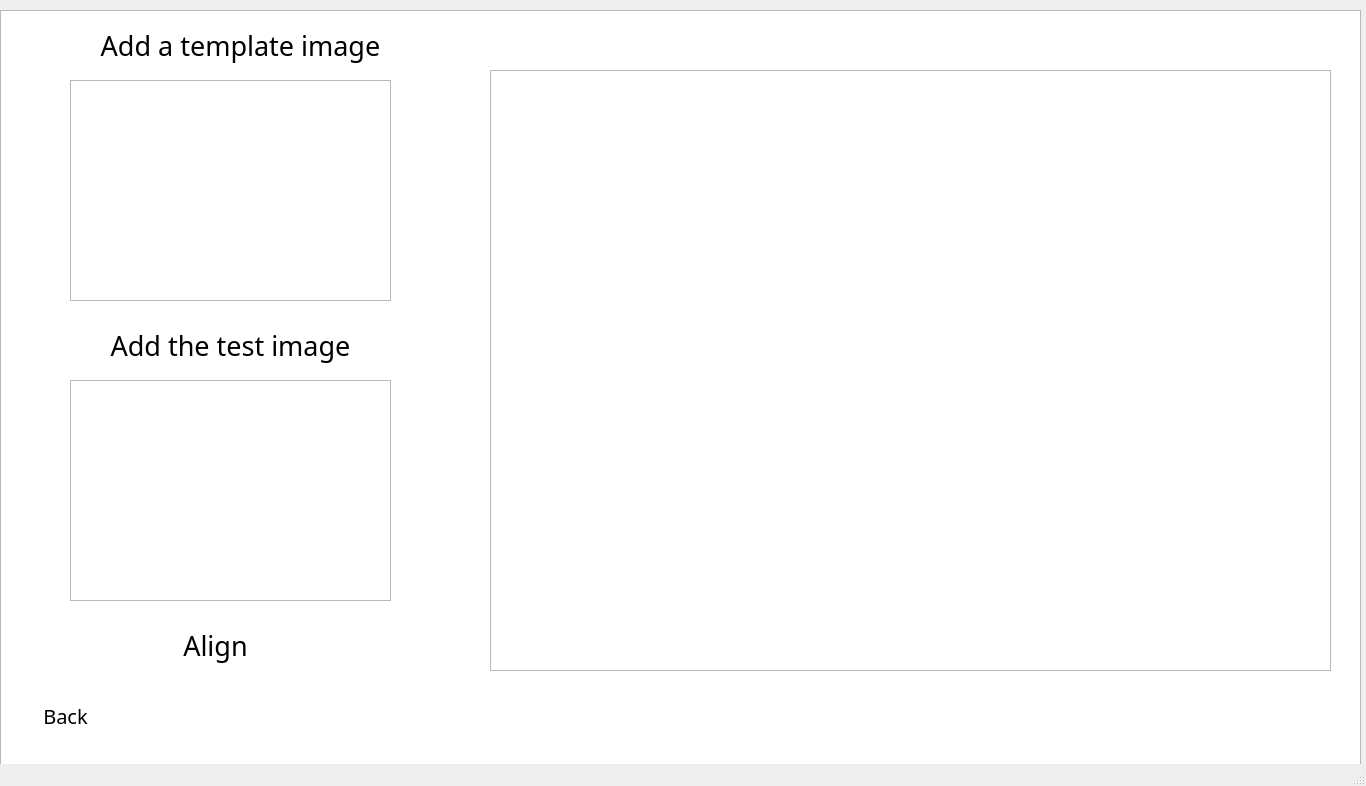
<?xml version="1.0" encoding="UTF-8"?>
<ui version="4.0">
 <class>MainWindow</class>
 <widget class="QMainWindow" name="MainWindow">
  <property name="geometry">
   <rect>
    <x>0</x>
    <y>0</y>
    <width>1366</width>
    <height>786</height>
   </rect>
  </property>
  <property name="sizePolicy">
   <sizepolicy hsizetype="Fixed" vsizetype="Fixed">
    <horstretch>0</horstretch>
    <verstretch>0</verstretch>
   </sizepolicy>
  </property>
  <property name="acceptDrops">
   <bool>true</bool>
  </property>
  <property name="windowTitle">
   <string>MainWindow</string>
  </property>
  <widget class="QWidget" name="centralwidget">
   <widget class="QGraphicsView" name="graphicsView_2">
    <property name="geometry">
     <rect>
      <x>0</x>
      <y>10</y>
      <width>1361</width>
      <height>831</height>
     </rect>
    </property>
    <property name="autoFillBackground">
     <bool>true</bool>
    </property>
    <property name="styleSheet">
     <string notr="true">border-image: url(&quot;images/background.png&quot;) 0 0 0 0 stretch stretch;</string>
    </property>
   </widget>
   <widget class="QPushButton" name="button_template">
    <property name="geometry">
     <rect>
      <x>-30</x>
      <y>10</y>
      <width>541</width>
      <height>71</height>
     </rect>
    </property>
    <property name="sizePolicy">
     <sizepolicy hsizetype="Minimum" vsizetype="Preferred">
      <horstretch>0</horstretch>
      <verstretch>0</verstretch>
     </sizepolicy>
    </property>
    <property name="font">
     <font>
      <family>RomanD</family>
      <pointsize>20</pointsize>
      <weight>50</weight>
      <italic>false</italic>
      <bold>false</bold>
     </font>
    </property>
    <property name="mouseTracking">
     <bool>true</bool>
    </property>
    <property name="focusPolicy">
     <enum>Qt::StrongFocus</enum>
    </property>
    <property name="acceptDrops">
     <bool>true</bool>
    </property>
    <property name="layoutDirection">
     <enum>Qt::RightToLeft</enum>
    </property>
    <property name="autoFillBackground">
     <bool>false</bool>
    </property>
    <property name="styleSheet">
     <string notr="true">
font: 20pt &quot;RomanD&quot;; background: transparent</string>
    </property>
    <property name="text">
     <string>Add a template image</string>
    </property>
    <property name="autoDefault">
     <bool>true</bool>
    </property>
    <property name="default">
     <bool>true</bool>
    </property>
    <property name="flat">
     <bool>true</bool>
    </property>
   </widget>
   <widget class="QGraphicsView" name="graphics_template">
    <property name="geometry">
     <rect>
      <x>70</x>
      <y>80</y>
      <width>321</width>
      <height>221</height>
     </rect>
    </property>
   </widget>
   <widget class="QPushButton" name="button_test">
    <property name="geometry">
     <rect>
      <x>-40</x>
      <y>310</y>
      <width>541</width>
      <height>71</height>
     </rect>
    </property>
    <property name="sizePolicy">
     <sizepolicy hsizetype="Minimum" vsizetype="Preferred">
      <horstretch>0</horstretch>
      <verstretch>0</verstretch>
     </sizepolicy>
    </property>
    <property name="font">
     <font>
      <family>RomanD</family>
      <pointsize>20</pointsize>
      <weight>50</weight>
      <italic>false</italic>
      <bold>false</bold>
     </font>
    </property>
    <property name="mouseTracking">
     <bool>true</bool>
    </property>
    <property name="focusPolicy">
     <enum>Qt::StrongFocus</enum>
    </property>
    <property name="acceptDrops">
     <bool>true</bool>
    </property>
    <property name="layoutDirection">
     <enum>Qt::RightToLeft</enum>
    </property>
    <property name="autoFillBackground">
     <bool>false</bool>
    </property>
    <property name="styleSheet">
     <string notr="true">
font: 20pt &quot;RomanD&quot;; background: transparent</string>
    </property>
    <property name="text">
     <string>Add the test image</string>
    </property>
    <property name="autoDefault">
     <bool>true</bool>
    </property>
    <property name="default">
     <bool>true</bool>
    </property>
    <property name="flat">
     <bool>true</bool>
    </property>
   </widget>
   <widget class="QGraphicsView" name="graphics_defects">
    <property name="geometry">
     <rect>
      <x>490</x>
      <y>70</y>
      <width>841</width>
      <height>601</height>
     </rect>
    </property>
   </widget>
   <widget class="QPushButton" name="button_align">
    <property name="geometry">
     <rect>
      <x>90</x>
      <y>610</y>
      <width>251</width>
      <height>71</height>
     </rect>
    </property>
    <property name="sizePolicy">
     <sizepolicy hsizetype="Minimum" vsizetype="Preferred">
      <horstretch>0</horstretch>
      <verstretch>0</verstretch>
     </sizepolicy>
    </property>
    <property name="font">
     <font>
      <family>RomanD</family>
      <pointsize>20</pointsize>
      <weight>50</weight>
      <italic>false</italic>
      <bold>false</bold>
     </font>
    </property>
    <property name="mouseTracking">
     <bool>true</bool>
    </property>
    <property name="focusPolicy">
     <enum>Qt::StrongFocus</enum>
    </property>
    <property name="acceptDrops">
     <bool>true</bool>
    </property>
    <property name="layoutDirection">
     <enum>Qt::RightToLeft</enum>
    </property>
    <property name="autoFillBackground">
     <bool>false</bool>
    </property>
    <property name="styleSheet">
     <string notr="true">
font: 20pt &quot;RomanD&quot;; background: transparent</string>
    </property>
    <property name="text">
     <string>Align</string>
    </property>
    <property name="autoDefault">
     <bool>true</bool>
    </property>
    <property name="default">
     <bool>true</bool>
    </property>
    <property name="flat">
     <bool>true</bool>
    </property>
   </widget>
   <widget class="QPushButton" name="button_back">
    <property name="geometry">
     <rect>
      <x>10</x>
      <y>690</y>
      <width>111</width>
      <height>51</height>
     </rect>
    </property>
    <property name="sizePolicy">
     <sizepolicy hsizetype="Minimum" vsizetype="Preferred">
      <horstretch>0</horstretch>
      <verstretch>0</verstretch>
     </sizepolicy>
    </property>
    <property name="font">
     <font>
      <family>RomanD</family>
      <pointsize>15</pointsize>
      <weight>50</weight>
      <italic>false</italic>
      <bold>false</bold>
     </font>
    </property>
    <property name="mouseTracking">
     <bool>true</bool>
    </property>
    <property name="focusPolicy">
     <enum>Qt::StrongFocus</enum>
    </property>
    <property name="acceptDrops">
     <bool>true</bool>
    </property>
    <property name="layoutDirection">
     <enum>Qt::RightToLeft</enum>
    </property>
    <property name="autoFillBackground">
     <bool>false</bool>
    </property>
    <property name="styleSheet">
     <string notr="true">
font: 15pt &quot;RomanD&quot;; background: transparent</string>
    </property>
    <property name="text">
     <string>Back</string>
    </property>
    <property name="autoDefault">
     <bool>true</bool>
    </property>
    <property name="default">
     <bool>true</bool>
    </property>
    <property name="flat">
     <bool>true</bool>
    </property>
   </widget>
   <widget class="QGraphicsView" name="graphics_test">
    <property name="geometry">
     <rect>
      <x>70</x>
      <y>380</y>
      <width>321</width>
      <height>221</height>
     </rect>
    </property>
   </widget>
  </widget>
  <widget class="QMenuBar" name="menubar">
   <property name="geometry">
    <rect>
     <x>0</x>
     <y>0</y>
     <width>1366</width>
     <height>21</height>
    </rect>
   </property>
  </widget>
  <widget class="QStatusBar" name="statusbar"/>
 </widget>
 <resources/>
 <connections/>
</ui>
